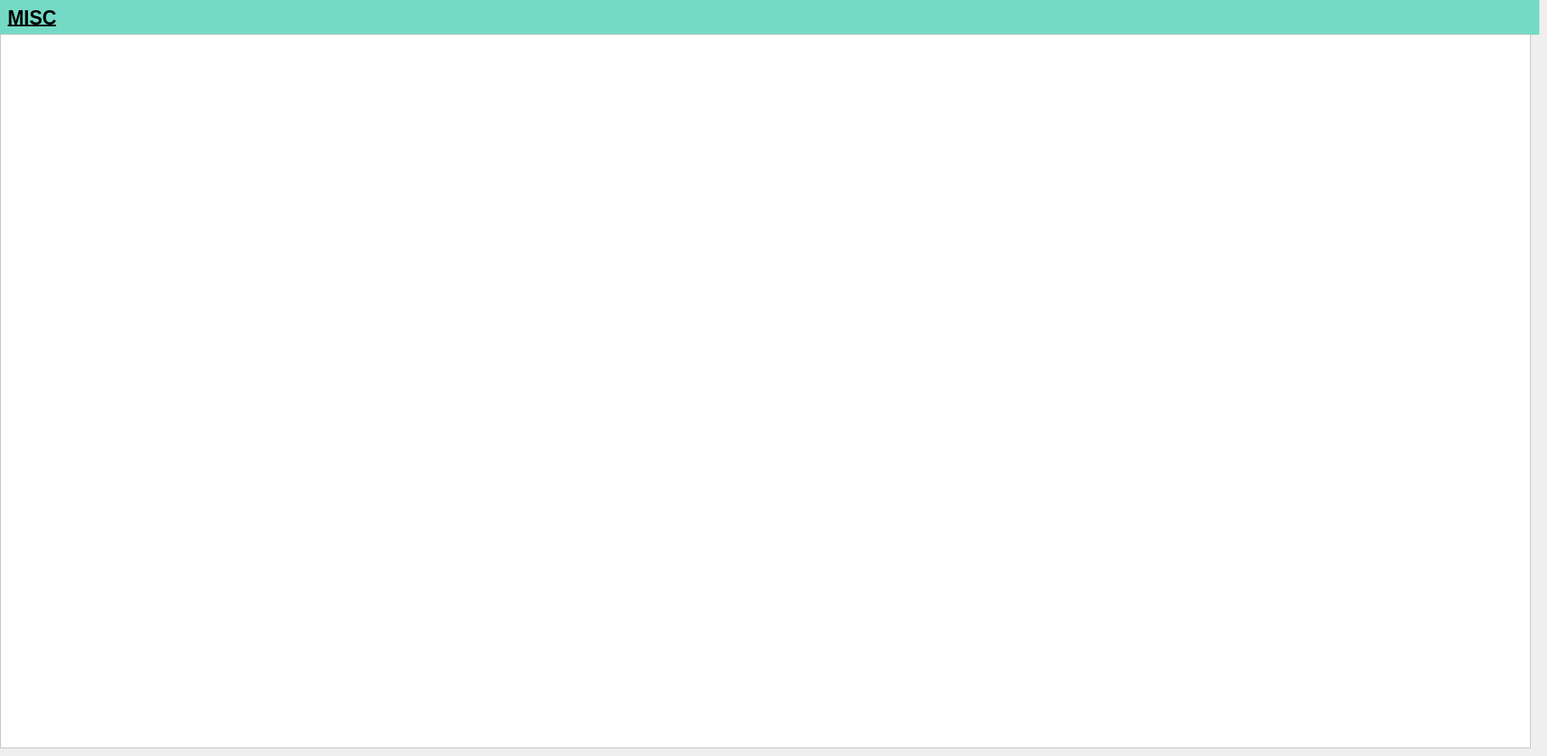
           <widget class="QWidget" name="misc_page">
            <widget class="QFrame" name="title_frame_8">
             <property name="geometry">
              <rect>
               <x>0</x>
               <y>0</y>
               <width>1811</width>
               <height>41</height>
              </rect>
             </property>
             <property name="styleSheet">
              <string notr="true">background-color:rgb(116, 218, 198)</string>
             </property>
             <property name="frameShape">
              <enum>QFrame::NoFrame</enum>
             </property>
             <property name="frameShadow">
              <enum>QFrame::Plain</enum>
             </property>
             <property name="lineWidth">
              <number>0</number>
             </property>
             <layout class="QHBoxLayout" name="horizontalLayout_10">
              <item>
               <widget class="QLabel" name="label_37">
                <property name="font">
                 <font>
                  <pointsize>17</pointsize>
                  <bold>true</bold>
                  <underline>true</underline>
                 </font>
                </property>
                <property name="text">
                 <string>MISC</string>
                </property>
               </widget>
              </item>
             </layout>
            </widget>
            <widget class="QFrame" name="frame_18">
             <property name="geometry">
              <rect>
               <x>0</x>
               <y>40</y>
               <width>1801</width>
               <height>841</height>
              </rect>
             </property>
             <property name="styleSheet">
              <string notr="true">background-color: rgb(255, 255, 255);</string>
             </property>
             <property name="frameShape">
              <enum>QFrame::StyledPanel</enum>
             </property>
             <property name="frameShadow">
              <enum>QFrame::Raised</enum>
             </property>
            </widget>
           </widget>
